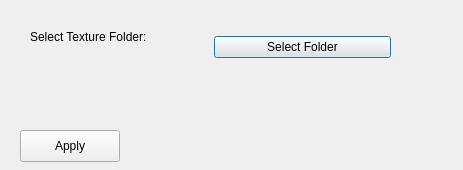
<?xml version="1.0" encoding="UTF-8"?>
<ui version="4.0">
    <class>Dialog</class>
    <widget class="QDialog" name="Dialog">

        <property name="geometry">
            <rect>
                <x>0</x>
                <y>0</y>
                <width>463</width>
                <height>170</height>
            </rect>
        </property>

        <property name="windowTitle">
            <string>Dialog</string>
        </property>

        <widget class="QWidget" name="gridLayoutWidget">
            <property name="geometry">
                <rect>
                    <x>30</x>
                    <y>30</y>
                    <width>361</width>
                    <height>100</height>
                </rect>
            </property>

            <layout class="QGridLayout" name="gridLayout">

                <!-- row 0 -->
                <item row="0" column="0">
                    <layout class="QVBoxLayout" name="verticalLayout_2">
                        <item>
                            <widget class="QLabel" name="label">
                                <property name="text">
                                    <string>Select Texture Folder:</string>
                                </property>
                            </widget>
                        </item>
                        <item>
                            <widget class="QLabel" name="filename_label">
                                <property name="text">
                                    <string></string>
                                </property>
                            </widget>
                        </item>
                    </layout>
                </item>
                <item row="0" column="1">
                    <widget class="QPushButton" name="select_button">
                        <property name="text">
                            <string>Select Folder</string>
                        </property>
                    </widget>
                </item>

                <item row="1" column="0">
                    <widget class="QLabel" name="warnings">
                        <property name="text">
                            <string/>
                        </property>
                    </widget>
                </item>

            </layout>
        </widget>

        <widget class="QPushButton" name="apply_button">
            <property name="geometry">
                <rect>
                    <x>20</x>
                    <y>130</y>
                    <width>100</width>
                    <height>32</height>
                </rect>
            </property>
            <property name="text">
                <string>Apply</string>
            </property>
        </widget>

    </widget>

    <resources/>
    <connections/>
</ui>
